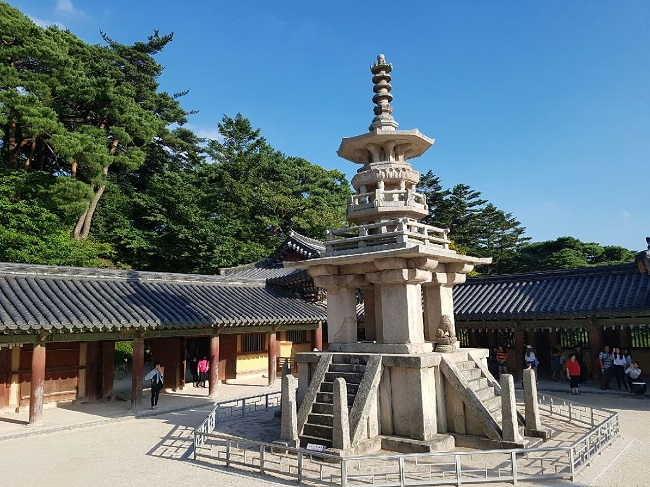
#> input picture chapter 3/dabo.jpg, 650 x 487 px
$ python Chapter-3-2.py
#> lines starting #> are read from the running program, lines starting #| are printed output that depends on the picture; after the words box and inside, x2 and y2 are one past the last pixel; in counts of white or black regions, pixels touching at a corner belong together
import cv2 as cv
import numpy as np
import matplotlib.pyplot as plt

# ===== 이미지 불러오기 =====
# dabo 이미지를 읽어옵니다
image = cv.imread('dabo.jpg')
#> image is the input picture: shape (487, 650, 3); mean B, G, R 123.4, 116.1, 96.8

# 이미지가 제대로 로드되었는지 확인
if image is None:
    print("이미지를 찾을 수 없습니다. 파일 경로를 확인하세요.")
    exit()

# ===== 그레이스케일 변환 =====
# 에지 검출을 위해 컬러 이미지를 흑백으로 변환합니다
gray_image = cv.cvtColor(image, cv.COLOR_BGR2GRAY)
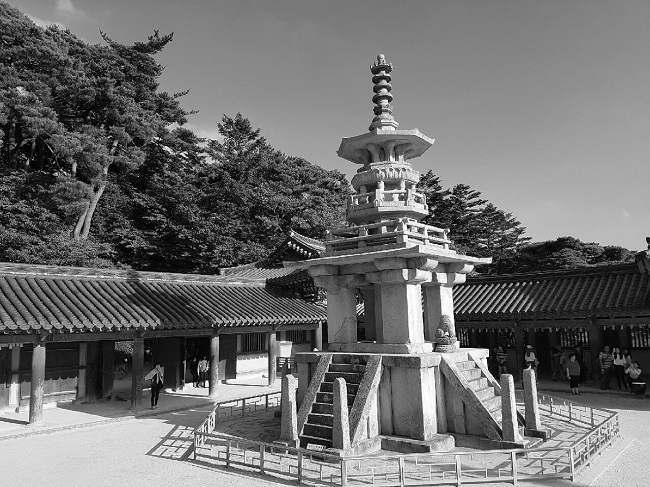
#> gray_image: shape (487, 650); min 0, max 255, mean 111.2

# ===== 캐니 에지 검출 =====
# cv.Canny(): 이미지에서 에지를 검출합니다
# threshold1=100: 낮은 임계값 (약한 에지)
# threshold2=200: 높은 임계값 (강한 에지)
# 두 값 사이의 에지는 강한 에지와 연결되었을 때만 포함됩니다
edges = cv.Canny(gray_image, 100, 200)
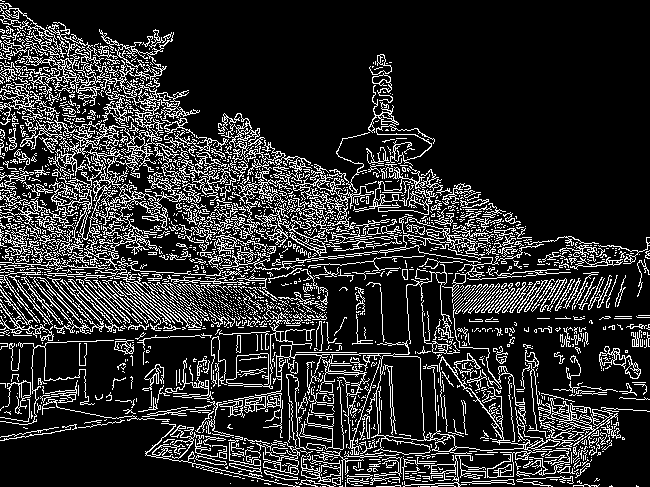
#> edges: shape (487, 650); 17.4% white in thin lines or dots

# [7 lines of commented-out code are left out]
lines = cv.HoughLinesP(edges, 1, np.pi/180, 50, minLineLength=50, maxLineGap=10)
#> lines = 677 rows, first 6: [215, 227, 270, 282], [98, 123, 348, 219], [0, 19, 247, 266], [84, 109, 395, 420], [91, 114, 394, 417], [25, 13, 151, 139]

# ===== 검출된 직선을 원본 이미지에 그리기 =====
# 직선이 검출되었는지 확인
image_with_lines = image.copy()  # 원본 이미지 복사 (원본 보존)

if lines is not None:
    # 검출된 각 직선을 반복하며 그립니다
    for line in lines:
        # 직선의 시작점과 끝점 좌표를 추출합니다
        x1, y1, x2, y2 = line[0]

        # 직선을 그립니다
        # cv.line(이미지, 시작점, 끝점, 색상, 두께)
        # (0, 0, 255): BGR 형식의 빨간색
        # 2: 선의 두께 2픽셀
        cv.line(image_with_lines, (x1, y1), (x2, y2), (0, 0, 255), 2)
#> this loop made 677 passes
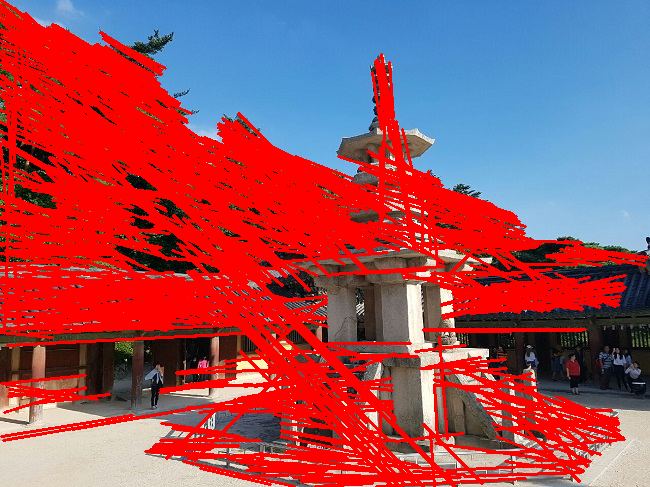
#> image_with_lines: shape (487, 650, 3); mean B, G, R 91.3, 78.3, 160.7

    print(f"검출된 직선의 개수: {len(lines)}개")
#| 검출된 직선의 개수: 677개
else:
    print("검출된 직선이 없습니다. 파라미터를 조정해주세요.")

# ===== 결과 시각화 =====
# 3개의 이미지를 나란히 표시합니다
fig, axes = plt.subplots(1, 3, figsize=(18, 5))

# 원본 이미지 표시
axes[0].imshow(cv.cvtColor(image, cv.COLOR_BGR2RGB))
axes[0].set_title('Original Image', fontsize=12, fontweight='bold')
axes[0].axis('off')

# 캐니 에지 검출 결과 표시
axes[1].imshow(edges, cmap='gray')
axes[1].set_title('Canny Edge Detection', fontsize=12, fontweight='bold')
axes[1].axis('off')

# 직선이 그려진 이미지 표시
axes[2].imshow(cv.cvtColor(image_with_lines, cv.COLOR_BGR2RGB))
axes[2].set_title('Hough Line Transform', fontsize=12, fontweight='bold')
axes[2].axis('off')

# 전체 제목 설정
plt.suptitle('Canny Edge Detection & Hough Line Transform', fontsize=14, fontweight='bold', y=1.00)

# 레이아웃 자동 조정
plt.tight_layout()

# 결과 이미지 저장 (선택사항)
cv.imwrite('hough_lines_result.jpg', image_with_lines)
print("직선 검출 결과가 'hough_lines_result.jpg'로 저장되었습니다.")

# 그래프 표시
plt.show()
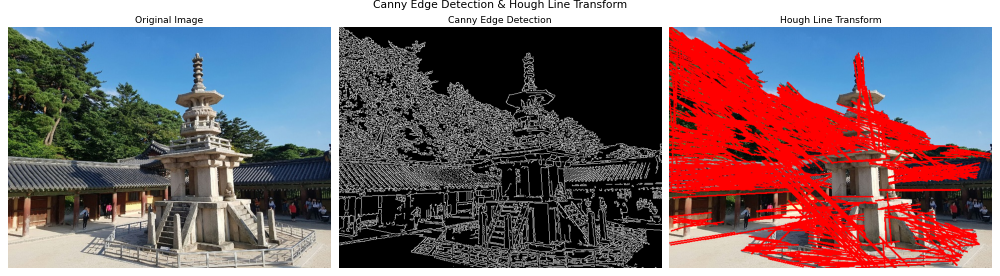
#> figure drawn by matplotlib, 3 panels

$ run again, with chapter 3/coffee cup.JPG copied over chapter 3/dabo.jpg
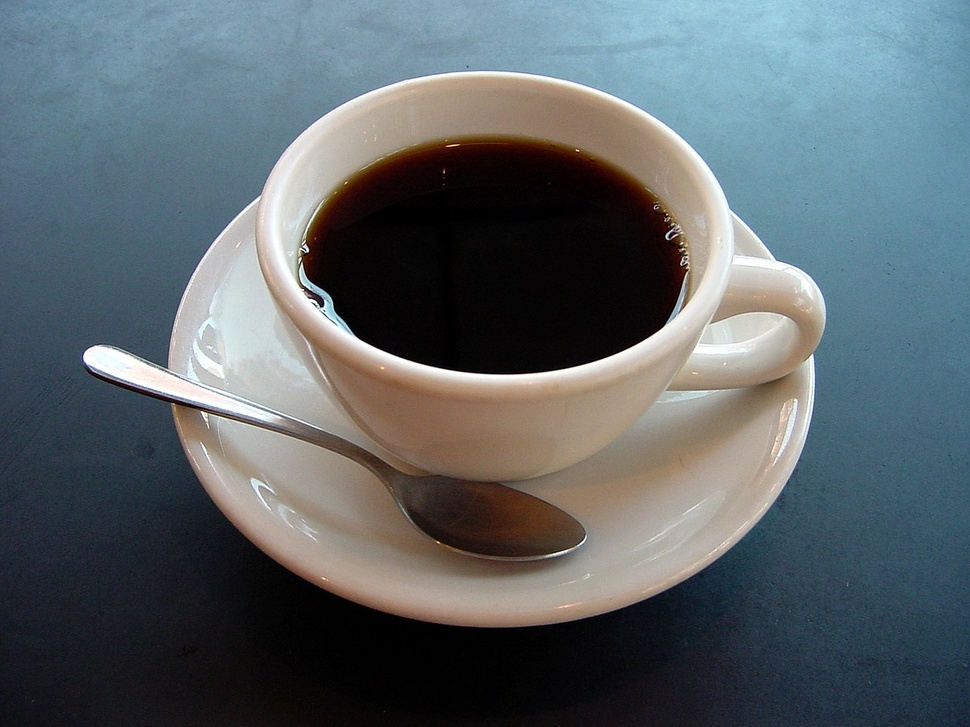
#> input picture chapter 3/coffee cup.JPG, 970 x 727 px, shrunk from 1280 x 960 before the run
#> image is the input picture: shape (727, 970, 3); mean B, G, R 105.3, 100.9, 92.1
#> `edges = cv.Canny(gray_image, 100, 200)`:
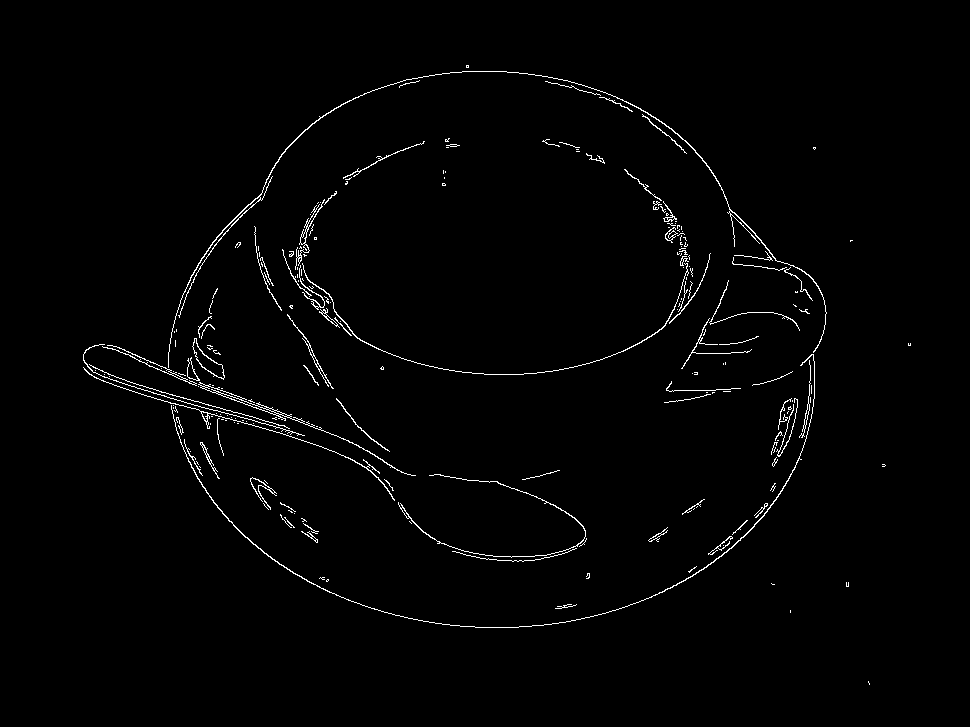
#> edges: shape (727, 970); 1.4% white in thin lines or dots, all inside (x1, y1, x2, y2) = (83, 65, 911, 685)
#> lines = 32 rows, first 6: [281, 414, 358, 445], [127, 381, 289, 428], [175, 403, 297, 438], [116, 381, 304, 435], [189, 378, 300, 419], [110, 345, 180, 374]
#> the loop `for line in lines:` made 32 passes
#| 검출된 직선의 개수: 32개
#> `plt.show()`:
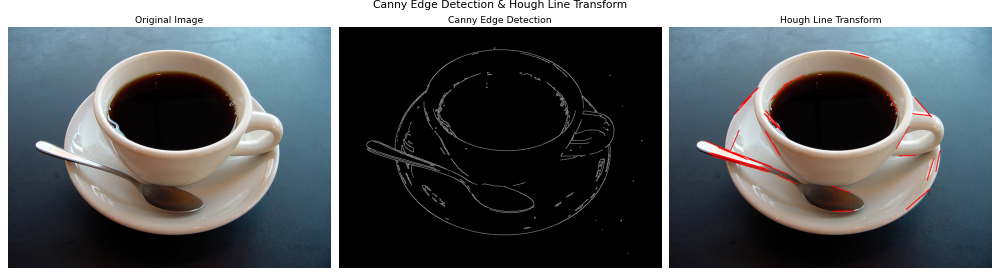
#> figure drawn by matplotlib, 3 panels
